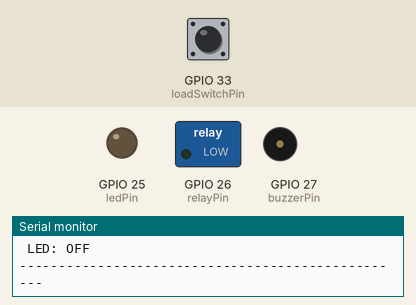
This sketch was run on a simulated ESP32. Parts: switched loads named in the sketch (green lamp = pin HIGH), output pins drawn as LEDs (lit = HIGH), buzzer (waves = sounding, pin HIGH), the last lines printed to the serial monitor. The inputs (shaded band) are chosen by the test bench; at power-on: GPIO 33 (loadSwitchPin) HIGH. Nothing arrives over Bluetooth unless stated; a phone connects over Bluetooth LE 3 s after start.

Above: at 6.8 s.
6.9 s: GPIO 33 (loadSwitchPin) pulled LOW for 3 s
At 9.5 s:
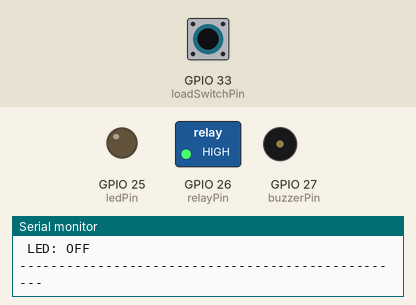
Timing chart, 0 to 19.5 s (numbered marks = the images above; inputs shaded):
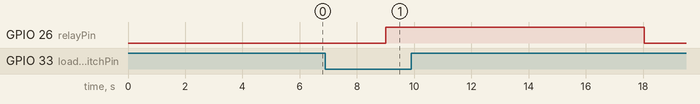

Measured:
- after the input at 6.9 s, GPIO 26 (relayPin): LOW → HIGH after 2.1 s, → LOW 9.0 s later

The sketch:

Smart_ESP.ino
```cpp
#include <BLEDevice.h>
#include <BLEUtils.h>
#include <BLEServer.h>
#include <BLE2902.h>

// BLE Service & Characteristic UUIDs
#define SERVICE_UUID        "12345678-1234-1234-1234-1234567890ab"
#define CHARACTERISTIC_UUID "abcdefab-1234-1234-1234-abcdefabcdef"

// Pin configuration
const int relayPin = 26;
const int buzzerPin = 27;
const int ledPin = 25;
const int loadSwitchPin = 33;

const unsigned long delayBeforeOff = 5000;

bool generatorOn = false;
unsigned long lastLowStartTime = 0;

BLECharacteristic *pCharacteristic;
bool deviceConnected = false;

class MyServerCallbacks : public BLEServerCallbacks {
  void onConnect(BLEServer* pServer) {
    deviceConnected = true;
    Serial.println("BLE Device Connected");
  }

  void onDisconnect(BLEServer* pServer) {
    deviceConnected = false;
    Serial.println(" BLE Device Disconnected");
  }
};

void sendBLEMessage(String msg) {
  if (deviceConnected) {
    pCharacteristic->setValue(msg.c_str());
    pCharacteristic->notify();
  }
  Serial.println(msg);  // still print to serial
}

void setup() {
  Serial.begin(115200);
  pinMode(relayPin, OUTPUT);
  pinMode(buzzerPin, OUTPUT);
  pinMode(ledPin, OUTPUT);
  pinMode(loadSwitchPin, INPUT_PULLUP);

  digitalWrite(relayPin, LOW);
  digitalWrite(buzzerPin, LOW);
  digitalWrite(ledPin, LOW);

  // BLE Setup
  BLEDevice::init("ESP32-Generator");
  BLEServer *pServer = BLEDevice::createServer();
  pServer->setCallbacks(new MyServerCallbacks());

  BLEService *pService = pServer->createService(SERVICE_UUID);
  pCharacteristic = pService->createCharacteristic(
                      CHARACTERISTIC_UUID,
                      BLECharacteristic::PROPERTY_NOTIFY |
                      BLECharacteristic::PROPERTY_READ
                    );
  pCharacteristic->addDescriptor(new BLE2902());
  pService->start();
  pServer->getAdvertising()->start();

  sendBLEMessage(" System Initialized - BLE Ready");
}

void loop() {
  bool loadSimulated = digitalRead(loadSwitchPin) == LOW;

  sendBLEMessage("Load: " + String(loadSimulated ? "HIGH" : "LOW"));
  if (loadSimulated && millis() % 10000 < 1000) {
    digitalWrite(buzzerPin, HIGH);
    digitalWrite(ledPin, HIGH);
    digitalWrite(relayPin, LOW);
    generatorOn = false;
    sendBLEMessage("Overload! Buzzer+LED ON, Generator OFF.");
    delay(1000);
    return;
  } else {
    digitalWrite(buzzerPin, LOW);
    digitalWrite(ledPin, LOW);
  }

  if (loadSimulated && !generatorOn) {
    digitalWrite(relayPin, HIGH);
    generatorOn = true;
    sendBLEMessage(" Generator ON due to load.");
  }

  if (!loadSimulated && generatorOn) {
    if (lastLowStartTime == 0) {
      lastLowStartTime = millis();
      sendBLEMessage("⏳ Low load detected. Shutdown timer started.");
    } else if (millis() - lastLowStartTime >= delayBeforeOff) {
      digitalWrite(relayPin, LOW);
      generatorOn = false;
      lastLowStartTime = 0;
      sendBLEMessage("Generator OFF after delay.");
    } else {
      sendBLEMessage(" Waiting... " + String(millis() - lastLowStartTime) + " ms");
    }
  } else {
    lastLowStartTime = 0;
  }

  sendBLEMessage("Generator: " + String(generatorOn ? "ON" : "OFF"));
  sendBLEMessage(" Buzzer: " + String(digitalRead(buzzerPin) ? "ON" : "OFF"));
  sendBLEMessage(" LED: " + String(digitalRead(ledPin) ? "ON" : "OFF"));
  sendBLEMessage("--------------------------------------------------");

  delay(3000);
}
```
